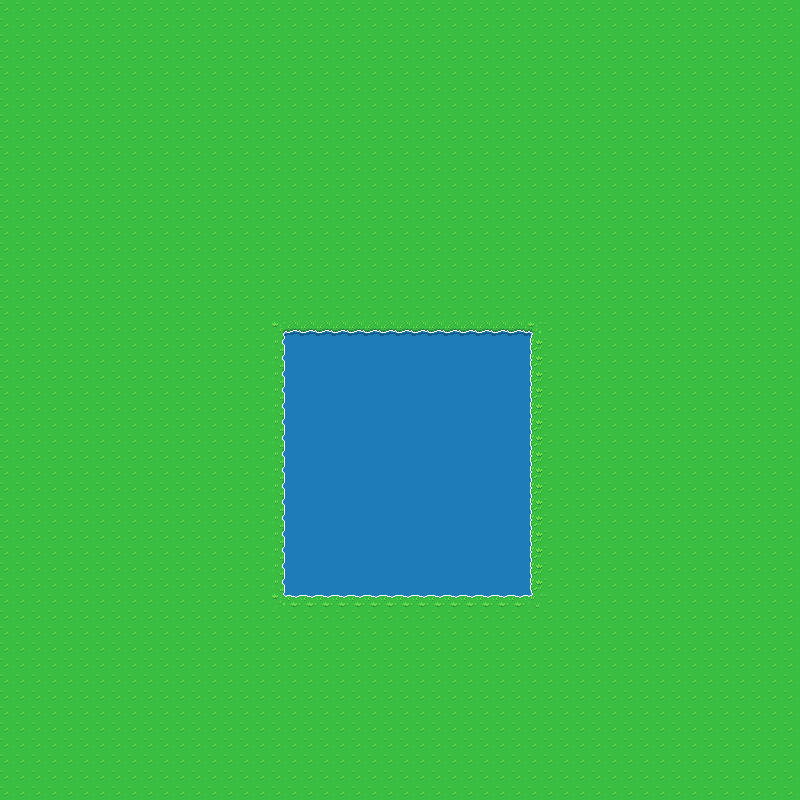

Rendered tile map (Tiled .tmx) drawn with the repository's tilesets; below, a short description and the map source with its tile grids summarised:
An orthogonal 50x50 tile map with 16x16 px tiles, 1 tile layer (Overworld), 2 tilesets and 76 objects.

<map version="1.0" orientation="orthogonal" renderorder="right-down" width="50" height="50" tilewidth="16" tileheight="16" nextobjectid="294">
 <tileset firstgid="1" name="Overworld" tilewidth="16" tileheight="16" tilecount="1440" columns="40">
  <image source="Overworld.png" trans="aa0000" width="640" height="576" />
 </tileset>
 <tileset firstgid="1441" name="Player" tilewidth="16" tileheight="16" tilecount="272" columns="17">
  <image source="Player.png" trans="aa0000" width="272" height="256" />
 </tileset>
 <layer name="Overworld" width="50" height="50">
  <properties>
   <property name="TileSheetName" value="Overworld.png" />
  </properties>
  <data>[2500 cells, 2500 non-empty, 10 distinct tile ids]</data>
 </layer>
 <objectgroup name="Collision Layer">
  <object id="216" gid="38" x="496" y="336" width="16" height="16" />
  <object id="217" gid="38" x="512" y="336" width="16" height="16" />
  <object id="218" gid="38" x="528" y="336" width="16" height="16" />
  <object id="219" gid="38" x="528" y="352" width="16" height="16" />
  <object id="220" gid="38" x="528" y="368" width="16" height="16" />
  <object id="221" gid="38" x="528" y="384" width="16" height="16" />
  <object id="222" gid="38" x="528" y="400" width="16" height="16" />
  <object id="223" gid="38" x="528" y="416" width="16" height="16" />
  <object id="224" gid="38" x="528" y="432" width="16" height="16" />
  <object id="225" gid="38" x="528" y="448" width="16" height="16" />
  <object id="226" gid="38" x="528" y="464" width="16" height="16" />
  <object id="227" gid="38" x="528" y="480" width="16" height="16" />
  <object id="228" gid="38" x="528" y="496" width="16" height="16" />
  <object id="229" gid="38" x="528" y="512" width="16" height="16" />
  <object id="230" gid="38" x="528" y="528" width="16" height="16" />
  <object id="231" gid="38" x="528" y="544" width="16" height="16" />
  <object id="232" gid="38" x="528" y="560" width="16" height="16" />
  <object id="233" gid="38" x="528" y="576" width="16" height="16" />
  <object id="234" gid="38" x="528" y="592" width="16" height="16" />
  <object id="235" gid="38" x="528" y="608" width="16" height="16" />
  <object id="236" gid="38" x="512" y="608" width="16" height="16" />
  <object id="237" gid="38" x="512" y="608" width="16" height="16" />
  <object id="238" gid="38" x="496" y="608" width="16" height="16" />
  <object id="239" gid="38" x="480" y="608" width="16" height="16" />
  <object id="240" gid="38" x="464" y="608" width="16" height="16" />
  <object id="241" gid="38" x="464" y="608" width="16" height="16" />
  <object id="242" gid="38" x="448" y="608" width="16" height="16" />
  <object id="243" gid="38" x="432" y="608" width="16" height="16" />
  <object id="244" gid="38" x="416" y="608" width="16" height="16" />
  <object id="245" gid="38" x="400" y="608" width="16" height="16" />
  <object id="246" gid="38" x="384" y="608" width="16" height="16" />
  <object id="247" gid="38" x="368" y="608" width="16" height="16" />
  <object id="248" gid="38" x="368" y="608" width="16" height="16" />
  <object id="249" gid="38" x="352" y="608" width="16" height="16" />
  <object id="250" gid="38" x="336" y="608" width="16" height="16" />
  <object id="251" gid="38" x="336" y="608" width="16" height="16" />
  <object id="252" gid="38" x="320" y="608" width="16" height="16" />
  <object id="253" gid="38" x="304" y="608" width="16" height="16" />
  <object id="254" gid="38" x="288" y="608" width="16" height="16" />
  <object id="255" gid="38" x="272" y="608" width="16" height="16" />
  <object id="256" gid="38" x="272" y="608" width="16" height="16" />
  <object id="257" gid="38" x="272" y="592" width="16" height="16" />
  <object id="258" gid="38" x="272" y="576" width="16" height="16" />
  <object id="259" gid="38" x="272" y="560" width="16" height="16" />
  <object id="260" gid="38" x="272" y="544" width="16" height="16" />
  <object id="261" gid="38" x="272" y="528" width="16" height="16" />
  <object id="262" gid="38" x="272" y="512" width="16" height="16" />
  <object id="263" gid="38" x="272" y="496" width="16" height="16" />
  <object id="264" gid="38" x="272" y="480" width="16" height="16" />
  <object id="265" gid="38" x="272" y="464" width="16" height="16" />
  <object id="266" gid="38" x="272" y="448" width="16" height="16" />
  <object id="267" gid="38" x="272" y="448" width="16" height="16" />
  <object id="268" gid="38" x="272" y="432" width="16" height="16" />
  <object id="269" gid="38" x="272" y="416" width="16" height="16" />
  <object id="270" gid="38" x="272" y="416" width="16" height="16" />
  <object id="271" gid="38" x="272" y="400" width="16" height="16" />
  <object id="272" gid="38" x="272" y="384" width="16" height="16" />
  <object id="273" gid="38" x="272" y="384" width="16" height="16" />
  <object id="274" gid="38" x="272" y="368" width="16" height="16" />
  <object id="275" gid="38" x="272" y="368" width="16" height="16" />
  <object id="276" gid="38" x="272" y="352" width="16" height="16" />
  <object id="277" gid="38" x="272" y="336" width="16" height="16" />
  <object id="280" gid="38" x="288" y="336" width="16" height="16" />
  <object id="281" gid="38" x="304" y="336" width="16" height="16" />
  <object id="282" gid="38" x="320" y="336" width="16" height="16" />
  <object id="283" gid="38" x="336" y="336" width="16" height="16" />
  <object id="284" gid="38" x="336" y="336" width="16" height="16" />
  <object id="285" gid="38" x="352" y="336" width="16" height="16" />
  <object id="286" gid="38" x="368" y="336" width="16" height="16" />
  <object id="287" gid="38" x="384" y="336" width="16" height="16" />
  <object id="288" gid="38" x="400" y="336" width="16" height="16" />
  <object id="289" gid="38" x="416" y="336" width="16" height="16" />
  <object id="290" gid="38" x="432" y="336" width="16" height="16" />
  <object id="291" gid="38" x="448" y="336" width="16" height="16" />
  <object id="292" gid="38" x="464" y="336" width="16" height="16" />
  <object id="293" gid="38" x="480" y="336" width="16" height="16" />
 </objectgroup>
</map>
